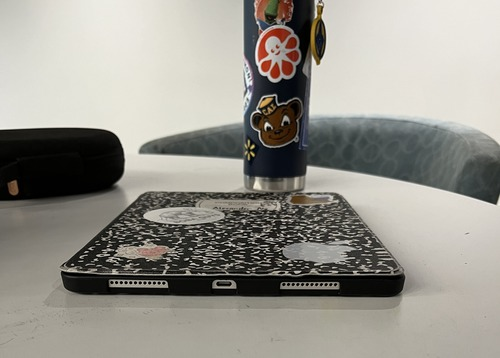
#> input picture data/ipad.jpg, 500 x 358 px
$ jupyter execute --allow-errors main1.ipynb
#> lines starting #> are read from the running program, lines starting #| are printed output that depends on the picture
#> further down, keyb is the input picture: shape (358, 500, 3); mean R, G, B 150.8, 148.4, 140.6
#> (reads data/ipad_ipad.json from the repository)
# CS 180 Project 4

[cell 1]
import numpy as np
import skimage as sk
import skimage.io as skio
import scipy
from scipy.spatial import Delaunay
from scipy.interpolate import griddata
import matplotlib
import matplotlib.pyplot as plt
import json

## Recover Homographies

[cell 2]
def compute_homography(source_points, dest_points):
    """
    Arguments:
        source_points = list of points [(x_1, y_1), (x_2, y_2), ...]
        dest_points = list of points [(x'_1, y'_1), (x'_2, y'_2), ...]
    Returns:
        homography matrix ndarray of the form
        [[a, b, c],
         [d, e, f],
         [g, h, 1]]
    """
    rows = []
    dest = []
    for source_pair, dest_pair in zip(source_points, dest_points):
        x, y = source_pair
        x_prime, y_prime = dest_pair
        rows.append(np.array([[x, y, 1, 0, 0, 0, -x_prime * x, -x_prime * y],
                              [0, 0, 0, x, y, 1, -y_prime * x, -y_prime * y]]))
        dest += [x_prime, y_prime]
    A = np.vstack(rows)
    b = np.array(dest)
    h,_,_,_ = np.linalg.lstsq(A, b, rcond=None)
    return np.append(h, 1).reshape((3,3))

[cell 3]
def apply_homography(H, x, y):
    point_vec = np.array([x, y, 1]).reshape(-1, 1)
    hetero_coord = H @ point_vec
    wx, wy, w = hetero_coord.flatten()
    return wx / w, wy / w

[cell 4]
def get_homogenous(col):
    wx, wy, w = col
    return wx / w, wy / w, 1

## Warp the Images

[cell 5]
def enumerate_points(im):
    idx = np.ndindex(*im.shape[:2])
    points = []
    for x,y in idx:
        points.append([x,y])
    return np.array(points)

[cell 6]
def warp_image(im, H):
    height, width = im.shape[:2]
#> height = 358; width = 500
    corner_r = []
    corner_c = []
    for r, c in [(0,0), (0, height-1), (width-1, height-1), (width-1, 0),]:
        new_r, new_c = apply_homography(np.linalg.inv(H), r, c)
        print(f'({r},{c}) becomes ({int(new_r)},{int(new_c)})')
        corner_r.append(int(new_r))
        corner_c.append(int(new_c))
#> after the loop, corner_c = [1226, 395, 386, 1286]; corner_r = [674, 116, 375, -151]
    new_height = max(max(corner_r), max(corner_r) - min(corner_r))
#> new_height = 825
    print("new height", new_height)
#| new height 825
    new_width = max(max(corner_c), max(corner_c) - min(corner_c))
#> new_width = 1286
    print("new width", new_width)
#| new width 1286

    # dim = max(new_width, new_height)+500
    warped_im = np.zeros((new_width+1,new_height+1,  3))
    corner_r_arr = np.array(corner_r)
#> corner_r_arr = [674, 116, 375, -151]
    if min(corner_r) < 0:
        corner_r_arr = corner_r_arr - min(corner_r)
    corner_c_arr = np.array(corner_c)
    if min(corner_c) < 0:
        corner_c_arr = corner_c_arr - min(corner_c)

    new_rows, new_cols = sk.draw.polygon(corner_r_arr, corner_c_arr)
    shifted_rows = new_rows + min(corner_r) if min(corner_r) < 0 else new_rows
    shifted_cols = new_cols + min(corner_c) if min(corner_c) < 0 else new_cols
    matrix = np.vstack((shifted_rows, shifted_cols, np.ones_like(new_rows)))

    transformed = np.apply_along_axis(get_homogenous, 0, H @ matrix)
    formatted = transformed.T[:,:2][:,[1,0]]
    warped_im[new_cols, new_rows] = griddata(
        enumerate_points(im), im.reshape(-1,3), formatted, method='nearest'
    )
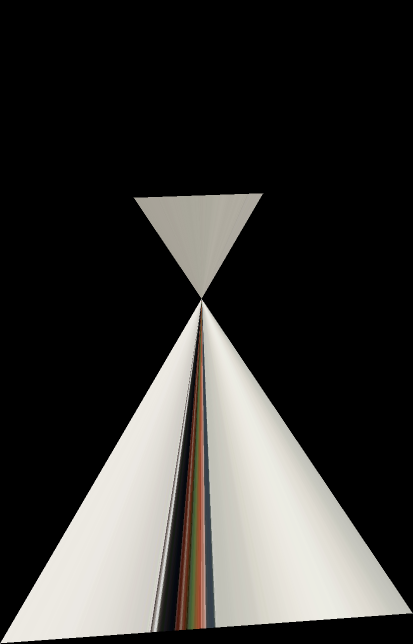
#> warped_im: shape (1287, 826, 3) float64 (shown at 1/2 size); mean R, G, B 0.218, 0.214, 0.204
    return warped_im

## Image Rectification

[cell 7]
keyb = skio.imread("data/ipad.jpg")
keyb = sk.img_as_float(keyb)
plt.imshow(keyb);

[cell 8]
with open("data/ipad_ipad.json") as json_data:
    corr = json.load(json_data)
corr.keys()

[cell 9]
keyb_corners = np.array(corr['im1Points'])
keyb_corners

[cell 10]
new_corners = [[100,60], [360,60],[360,300],[100,300]]

[cell 11]
H = compute_homography(new_corners, keyb_corners)
H
print(new_corners)
print(keyb_corners)

[cell 12]
warped = warp_image(keyb, H)
plt.imshow(warped); # height, width

[cell 13]
plt.imsave('out/keyboard_rect_crop.jpg', warped[600:,600:])
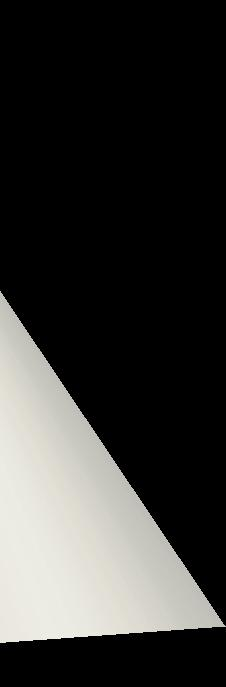
#> saved as keyboard_rect_crop.jpg: shape (687, 226, 3); mean R, G, B 55.7, 55.4, 53.4

#> (a cell that did not finish here is left out)

#> (a cell that did not finish here is left out)

[cell 16]
bww_corners = np.array(corr['im1Points'])
#> bww_corners = [[148, 189], [340, 190], [406, 276], [60, 271]]
bww_corners
#> Out = [[148, 189], [340, 190], [406, 276], [60, 271]]

[cell 17]
def rectify(im_path, corr_path):
    im = skio.imread(im_path)
    im = sk.img_as_float(im)
    h, w, _ = im.shape

    with open(corr_path) as json_data:
        corr = json.load(json_data)
    corners = np.array(corr['im1Points'])
    new_corners = [[100,100], [100,h-100], [w-100,100], [w-100,h-100]]

    H = compute_homography(new_corners, corners)
    return warp_image(im, H)

#> (a cell that did not finish here is left out)

#> (a cell that did not finish here is left out)

## Blend images into a mosaic

#> (a cell that did not finish here is left out)

#> (a cell that did not finish here is left out)

#> (a cell that did not finish here is left out)

[cell 23]
warped.shape
